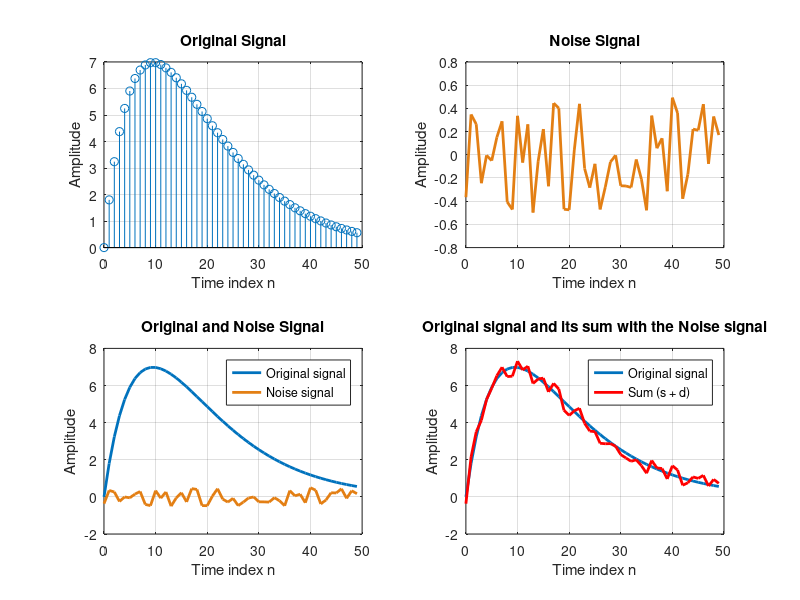
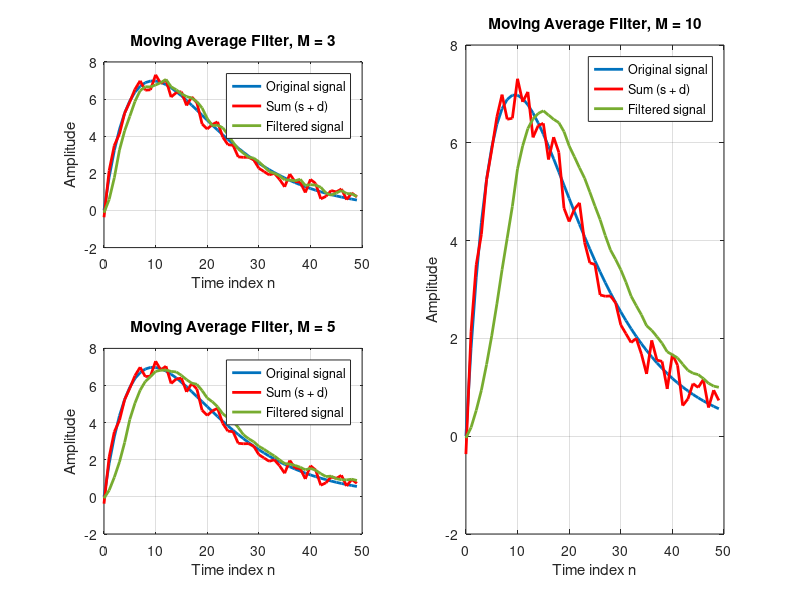
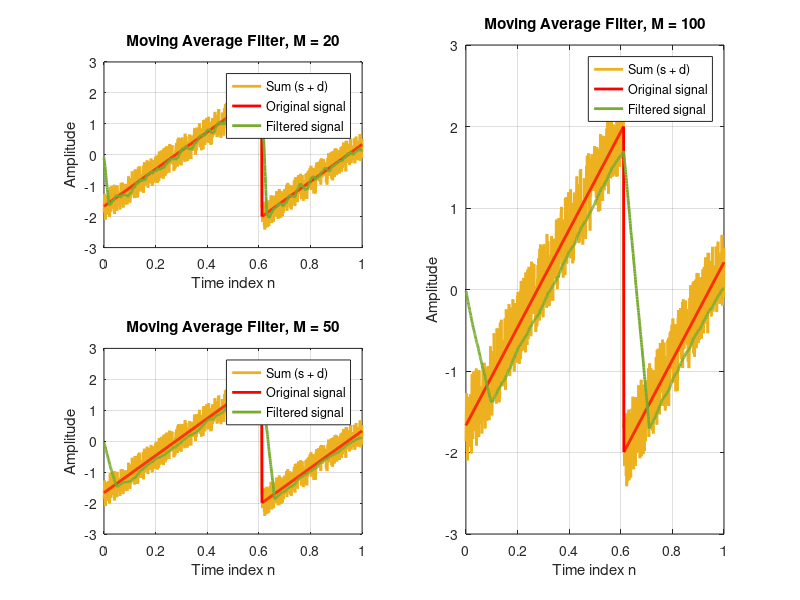

Write the MATLAB code that produced these figures, in order.
% Set initial seed
rng(1)

% 2. MAF Filter
R = 50; m = 0:1:R-1; s = 2*m.*(0.9.^m); 

% 2.1. Normal signal
f1 = figure(1);
subplot(2, 2, 1);
stem(m, s);
grid on; title('Original Signal');
xlabel('Time index n'); ylabel('Amplitude');

% 2.2 Noise signal
d = rand(1, length(m)) - 0.5;
subplot(2, 2, 2);
plot(m, d, 'LineWidth', 2, 'Color', '#e37f14');
grid on; title('Noise Signal');
xlabel('Time index n'); ylabel('Amplitude');

% 2.3 Normal & Noise signals together
subplot(2, 2, 3);
plot(m, s, 'LineWidth', 2, 'Color', '#0072BD'); hold on 
plot(m, d, 'LineWidth', 2, 'Color', '#e37f14'); hold off
grid on; title('Original and Noise Signal'); xlabel('Time index n');
legend('Original signal','Noise signal');    ylabel('Amplitude');

% 2.4. Sum of the signals x = s + d
x = s + d;  
subplot(2, 2, 4);
plot(m, s, 'LineWidth', 2, 'Color', '#0072BD'); hold on 
plot(m, x, 'LineWidth', 2, 'Color', 'red'); hold off
grid on; title('Original signal and its sum with the Noise signal'); 
xlabel('Time index n');  ylabel('Amplitude');
legend('Original signal','Sum (s + d)');   
saveas(f1, "2_1-2_4_original_signal.png");

%2.5 MAF Filter (M = 3)
f2 = figure(2);
M = 3; b = ones(M, 1) / M; y = filter(b, 1, x);
subplot(2, 2, 1);
plot(m, s, 'LineWidth', 2, 'Color', '#0072BD'); hold on 
plot(m, x, 'LineWidth', 2, 'Color', 'red');     hold on
plot(m, y, 'LineWidth', 2, 'Color', '#77AC30'); hold off
grid on; title('Moving Average Filter, M = 3'); 
xlabel('Time index n');  ylabel('Amplitude');
legend('Original signal','Sum (s + d)', 'Filtered signal');  

M = 5; b = ones(M, 1) / M; y = filter(b, 1, x);
subplot(2, 2, 3);
plot(m, s, 'LineWidth', 2, 'Color', '#0072BD'); hold on 
plot(m, x, 'LineWidth', 2, 'Color', 'red');     hold on
plot(m, y, 'LineWidth', 2, 'Color', '#77AC30'); hold off
grid on; title('Moving Average Filter, M = 5'); 
xlabel('Time index n');  ylabel('Amplitude');
legend('Original signal','Sum (s + d)', 'Filtered signal');  

M = 10; b = ones(M, 1) / M; y = filter(b, 1, x);
subplot(2, 2, [2 4]);
plot(m, s, 'LineWidth', 2, 'Color', '#0072BD'); hold on 
plot(m, x, 'LineWidth', 2, 'Color', 'red');     hold on
plot(m, y, 'LineWidth', 2, 'Color', '#77AC30'); hold off
grid on; title('Moving Average Filter, M = 10'); 
xlabel('Time index n');  ylabel('Amplitude');
legend('Original signal','Sum (s + d)', 'Filtered signal'); 
saveas(f2, "2_5-2_6_MAF.png");

% 2.6. Sawtooth
f3 = figure(3);
R = 1; m = 0:0.001:R; s = 2*sawtooth(3*pi*m+pi/6); 
d = rand(1, length(m)) - 0.5; x = s + d;

M = 20; b = ones(M, 1) / M; y = filter(b, 1, x);
subplot(2, 2, 1);
plot(m, x, 'LineWidth', 2, 'Color', '#EDB120'); hold on
plot(m, s, 'LineWidth', 2, 'Color', 'red');     hold on 
plot(m, y, 'LineWidth', 2, 'Color', '#77AC30'); hold off
grid on; title('Moving Average Filter, M = 20'); 
xlabel('Time index n');  ylabel('Amplitude');
legend('Sum (s + d)', 'Original signal', 'Filtered signal'); 

M = 50; b = ones(M, 1) / M; y = filter(b, 1, x);
subplot(2, 2, 3);
plot(m, x, 'LineWidth', 2, 'Color', '#EDB120'); hold on
plot(m, s, 'LineWidth', 2, 'Color', 'red');     hold on 
plot(m, y, 'LineWidth', 2, 'Color', '#77AC30'); hold off
grid on; title('Moving Average Filter, M = 50'); 
xlabel('Time index n');  ylabel('Amplitude');
legend('Sum (s + d)', 'Original signal', 'Filtered signal'); 

M = 100; b = ones(M, 1) / M; y = filter(b, 1, x);
subplot(2, 2, [2 4]);
plot(m, x, 'LineWidth', 2, 'Color', '#EDB120'); hold on
plot(m, s, 'LineWidth', 2, 'Color', 'red');     hold on 
plot(m, y, 'LineWidth', 2, 'Color', '#77AC30'); hold off
grid on; title('Moving Average Filter, M = 100'); 
xlabel('Time index n');  ylabel('Amplitude');
legend('Sum (s + d)', 'Original signal', 'Filtered signal'); 

saveas(f3, "2_7-2_8_MAF_Sawtooth.png");










